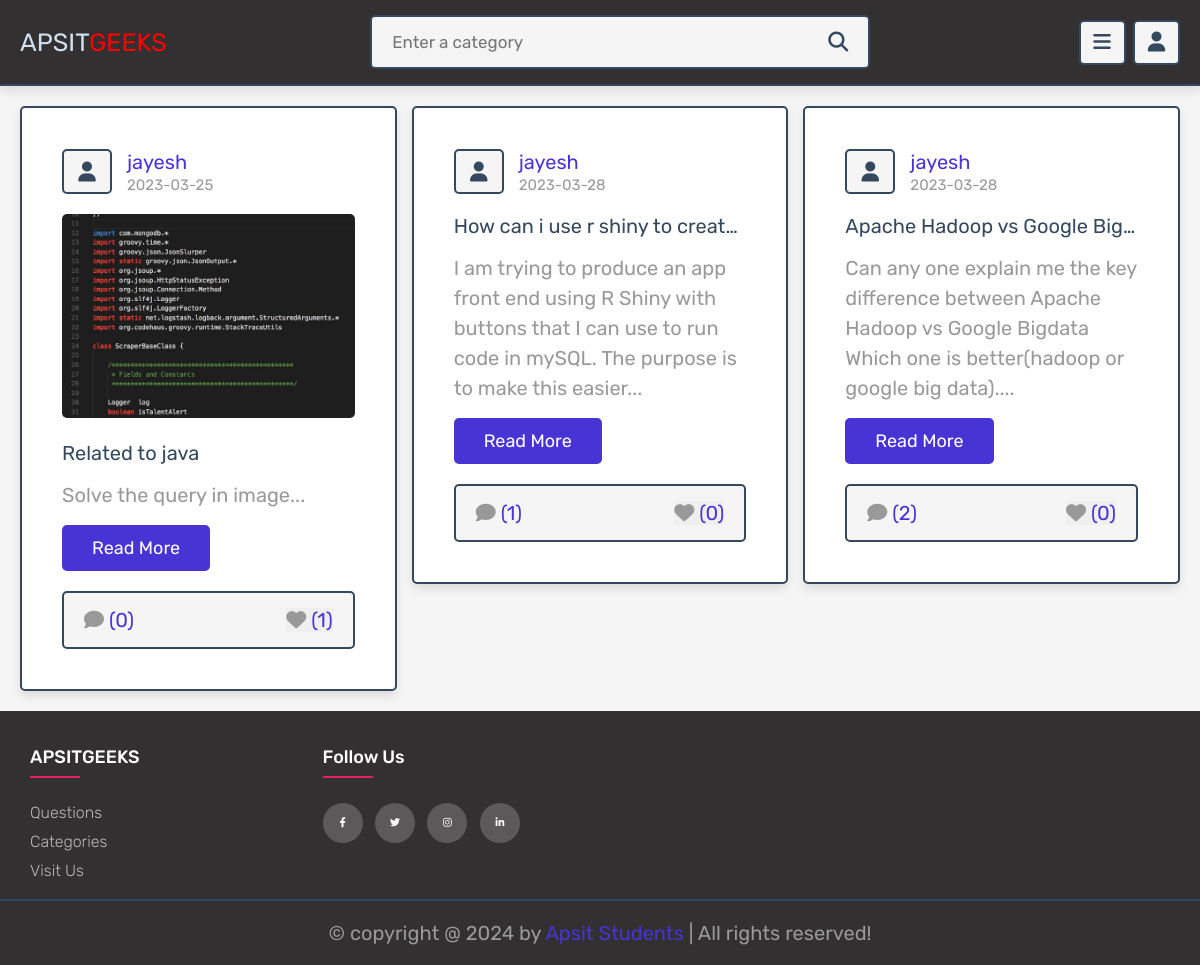
The page /author_posts.php?author=jayesh on the database its author committed.
### tables this page shows
CREATE TABLE `posts` (
  `id` int(100) NOT NULL,
  `admin_id` int(100) NOT NULL,
  `name` varchar(100) NOT NULL,
  `title` varchar(100) NOT NULL,
  `content` varchar(10000) NOT NULL,
  `category` varchar(50) NOT NULL,
  `image` varchar(100) NOT NULL,
  `date` date NOT NULL DEFAULT current_timestamp(),
  `status` varchar(10) NOT NULL
);

### author_posts.php (the view, shortened to what this page needs)
<?php
include 'components/connect.php';
if(isset($_SESSION['user_id'])){
   $user_id = $_SESSION['user_id'];
}else{
   $user_id = '';
};
if(isset($_GET['author'])){
   $author = $_GET['author'];
}else{
   $author = '';
}
?>
<!DOCTYPE html>
<html lang="en">
<head>
   <link rel="stylesheet" href="https://cdnjs.cloudflare.com/ajax/libs/font-awesome/6.1.1/css/all.min.css">
   <link rel="stylesheet" href="css/style.css">
</head>
<body>
<?php include 'components/user_header.php'; ?>
<section class="posts-container">
   <div class="box-container">
      <?php
         $select_posts = $conn->prepare("SELECT * FROM `posts` WHERE name = ? and status = ?");
         $select_posts->execute([$author, 'active']);
         if($select_posts->rowCount() > 0){
            while($fetch_posts = $select_posts->fetch(PDO::FETCH_ASSOC)){
            $post_id = $fetch_posts['id'];
            $count_post_comments = $conn->prepare("SELECT * FROM `comments` WHERE post_id = ?");
            $count_post_comments->execute([$post_id]);
            $total_post_comments = $count_post_comments->rowCount();
            $count_post_likes = $conn->prepare("SELECT * FROM `likes` WHERE post_id = ?");
            $count_post_likes->execute([$post_id]);
            $total_post_likes = $count_post_likes->rowCount();
            $confirm_likes = $conn->prepare("SELECT * FROM `likes` WHERE user_id = ? AND post_id = ?");
            $confirm_likes->execute([$user_id, $post_id]);
      ?>
      <form class="box" method="post">
         <div class="post-admin">
            <i class="fas fa-user"></i>
            <div>
               <a href="author_posts.php?author=<?= $fetch_posts['name']; ?>"><?= $fetch_posts['name']; ?></a>
               <div><?= $fetch_posts['date']; ?></div>
            </div>
         </div>
         <?php
            if($fetch_posts['image'] != ''){
         ?>
         <img src="uploaded_img/<?= $fetch_posts['image']; ?>" class="post-image" alt="">
         <?php
         }
         ?>
         <div class="post-title"><?= $fetch_posts['title']; ?></div>
         <div class="post-content content-150"><?= $fetch_posts['content']; ?></div>
         <a href="view_post.php?post_id=<?= $post_id; ?>" class="inline-btn">read more</a>
         <div class="icons">
            <a href="view_post.php?post_id=<?= $post_id; ?>"><i class="fas fa-comment"></i><span>(<?= $total_post_comments; ?>)</span></a>
            <button type="submit" name="like_post"><i class="fas fa-heart" style="<?php if($confirm_likes->rowCount() > 0){ echo 'color:var(--red);'; } ?>  "></i><span>(<?= $total_post_likes; ?>)</span></button>
         </div>
      </form>
      <?php
         }
      }else{
         echo '<p class="empty">no posts found for this author!</p>';
      }
      ?>
   </div>
</section>
<?php include 'components/footer.php'; ?>
</body>
</html>

### css/style.css (style rules this page uses)
:root { --main-color:#4834d4; --red:#e74c3c; --orange:#f39c12; --black:#34495e; --white:#fff; --light-bg:#f5f5f5; --light-color:#999; --border:.2rem solid var(--black); --box-shadow:0 .5rem 1rem rgba(0,0,0,.1); }
* { font-family: 'Rubik', sans-serif; margin:0; padding:0; box-sizing: border-box; outline: none; border:none; text-decoration: none; }
html { font-size: 62.5%; overflow-x: hidden; scroll-behavior: smooth; scroll-padding-top: 7rem; }
body { background-color: var(--light-bg); }
section { padding:2rem; margin: 0 auto; max-width: 1200px; }
.btn, .delete-btn, .option-btn, .inline-btn, .inline-option-btn, .inline-delete-btn { margin-top: 1rem; border-radius: .5rem; cursor: pointer; font-size: 1.8rem; color:var(--white); padding:1.2rem 3rem; text-transform: capitalize; text-align: center; }
.inline-btn, .inline-option-btn, .inline-delete-btn { display: inline-block; margin-right: 1rem; }
.inline-btn, .btn { background-color: var(--main-color); }
.posts-container .box-container { display: grid; grid-template-columns: repeat(auto-fit, minmax(33rem, 1fr)); gap:1.5rem; align-items: flex-start; justify-content: center; }
.posts-container .box-container .box { border:var(--border); box-shadow: var(--box-shadow); border-radius: .5rem; background-color: var(--white); padding:4rem; overflow: hidden; }
.posts-container .box-container .box .post-admin { display: flex; align-items: center; gap:1.5rem; margin-bottom: 2rem; }
.posts-container .box-container .box .post-admin i { text-align: center; height: 4.5rem; width: 5rem; line-height: 4.2rem; font-size: 2rem; border:var(--border); border-radius: .5rem; background-color: var(--light-bg); color:var(--black); }
.posts-container .box-container .box .post-admin a { font-size: 2rem; color:var(--main-color); }
.posts-container .box-container .box .post-admin div { font-size: 1.5rem; margin-top: .2rem; color:var(--light-color); }
.posts-container .box-container .box .post-image { width:100%; border-radius: .5rem; margin-bottom: 2rem; }
.posts-container .box-container .box .post-title { font-size: 2rem; color:var(--black); overflow: hidden; text-overflow: ellipsis; white-space: nowrap; margin-bottom: 1rem; }
.posts-container .box-container .box .post-content { font-size: 2rem; line-height: 1.5; padding:.5rem 0; color:var(--light-color); white-space: pre-line; }
.posts-container .box-container .box .post-content::after { content: '...'; }
.posts-container .box-container .box .icons { display: flex; align-items: center; justify-content: space-between; gap:1rem; background-color: var(--light-bg); border-radius: .5rem; padding:1.5rem 2rem; border:var(--border); margin-top: 2rem; }
.posts-container .box-container .box .icons button { cursor: pointer; }
.posts-container .box-container .box .icons i { margin-right:.5rem; font-size:2rem; color:var(--light-color); }
.posts-container .box-container .box .icons span { font-size: 2rem; color:var(--main-color); }

### rows shown on the page
posts: name "jayesh", date "2023-03-25", image (picture), title "Related to java", content "Solve the query in image", total_post_comments "0", total_post_likes "1"
posts: name "jayesh", date "2023-03-28", title "How can i use r shiny to creat…", content "I am trying to produce an app front end using R Shiny with buttons that I can use to run code in mySQL. The purpose is to make this easier", total_post_comments "1", total_post_likes "0"
posts: name "jayesh", date "2023-03-28", title "Apache Hadoop vs Google Big…", content "Can any one explain me the key difference between Apache Hadoop vs Google Bigdata Which one is better(hadoop or google big data).", total_post_comments "2", total_post_likes "0"
